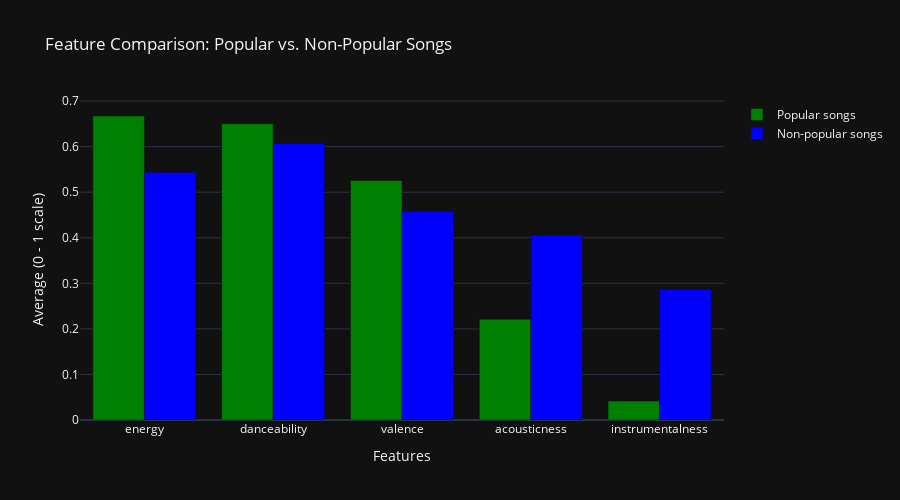
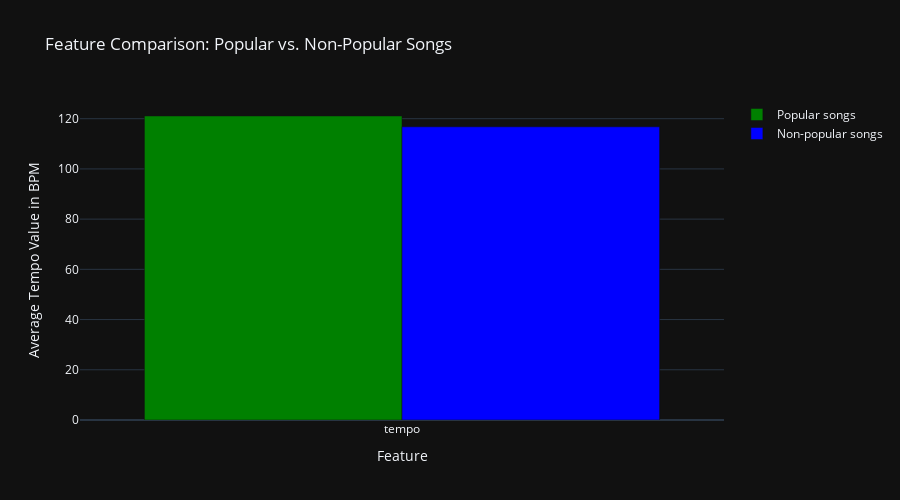
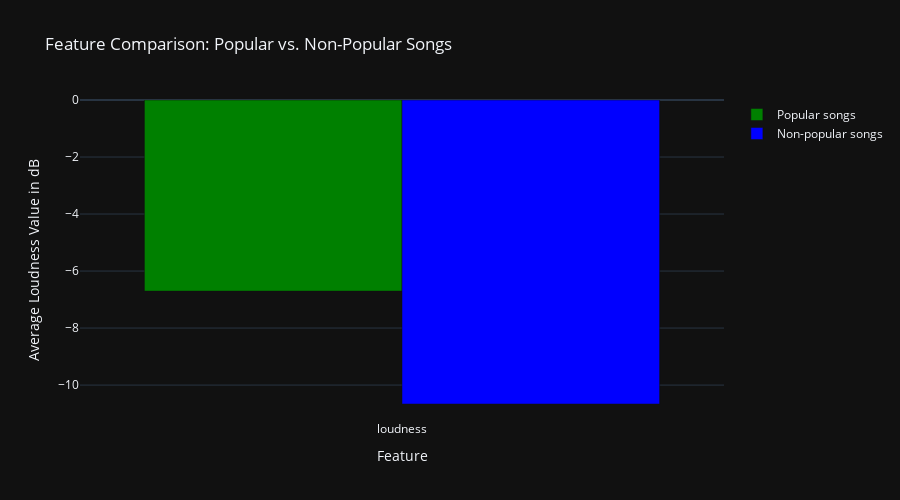

Write notebook code for charts like these, in order.
### Markdown cell above
### Compare The Average Popular and Non-popular Audio Features
This bar chart compares the average values of audio features between popular and non-popular songs. It helps artists understand and be guided by what the average popular song typically sounds like. If a feature has a similar average in both categories, it likely doesn't influence popularity, so the artist can focus on features that show clear differences. The takeaway for this is to consider adjusting your songs to better align with the audio features from the average popular songs.

### Code cell
# Features that are 0. something
normalize_features = ['energy', 'danceability', 'valence', 'acousticness', 'instrumentalness']

# Calculate averages
popularity_average_norm = high_song_popularity[normalize_features].mean()
non_popularity_average_norm = low_song_popularity[normalize_features].mean()

# Tempo
popularity_average_tempo = high_song_popularity['tempo'].mean()
non_popularity_average_tempo = low_song_popularity['tempo'].mean()

# Loudness
popularity_average_loudness = high_song_popularity['loudness'].mean()
non_popularity_average_loudness = low_song_popularity['loudness'].mean()

# Avarage
high_popularity_avg = high_song_popularity['track_popularity'].mean()
low_popularity_avg = low_song_popularity['track_popularity'].mean()

# Max
max_popular_high_popularity = high_song_popularity['track_popularity'].max()
max_popular_low_popularity = low_song_popularity['track_popularity'].max()

# Min
min_popular_high_popularity = high_song_popularity['track_popularity'].min()
min_popular_low_popularity = low_song_popularity['track_popularity'].min()

# Total of number
count_max_popular_high_popularity = (high_song_popularity['track_popularity'] == 100).sum()
count_max_popular_low_popularity = (low_song_popularity['track_popularity'] == 68).sum()

count_min_popular_high_popularity = (high_song_popularity['track_popularity'] == 68).sum()
count_min_popular_low_popularity = (low_song_popularity['track_popularity'] == 11).sum()

# Show
print('popular track for high average popularity:', high_popularity_avg)
print('max popular track for high average popularity:', max_popular_high_popularity)
print('min popular track for high average popularity:', min_popular_high_popularity)
print('features for popularity')
print(popularity_average_norm)

print('popular track for low average popularity:', low_popularity_avg)
print('max popular track for low average popularity:', max_popular_low_popularity)
print('min popular track for low average popularity:', min_popular_low_popularity)
print('features for non popularity')
print(non_popularity_average_norm)

print('the number of high popularity for 68: ', count_min_popular_high_popularity, ' and for low popularity for 68:', count_max_popular_low_popularity)


# Create normalize feature chart
fig_norm = go.Figure(data=[
    go.Bar(name='Popular songs', x=normalize_features, y=popularity_average_norm, marker_color='green'),
    go.Bar(name='Non-popular songs', x=normalize_features, y=non_popularity_average_norm, marker_color='blue')
])

fig_norm.update_layout(
    title='Feature Comparison: Popular vs. Non-Popular Songs',
    xaxis_title='Features',
    yaxis_title='Average (0 - 1 scale)',
    barmode='group',
    template='plotly_dark',
    height=500
)

fig_tempo = go.Figure(data=[
    go.Bar(name='Popular songs', x=['tempo'], y=[popularity_average_tempo], marker_color='green'),
    go.Bar(name='Non-popular songs', x=['tempo'], y=[non_popularity_average_tempo], marker_color='blue')
])

fig_tempo.update_layout(
    title='Feature Comparison: Popular vs. Non-Popular Songs',
    xaxis_title='Feature',
    yaxis_title='Average Tempo Value in BPM',
    barmode='group',
    template='plotly_dark',
    height=500
)

fig_loudness = go.Figure(data=[
    go.Bar(name='Popular songs', x=['loudness'], y=[popularity_average_loudness], marker_color='green'),
    go.Bar(name='Non-popular songs', x=['loudness'], y=[non_popularity_average_loudness], marker_color='blue')
])

fig_loudness.update_layout(
    title='Feature Comparison: Popular vs. Non-Popular Songs',
    xaxis_title='Feature',
    yaxis_title='Average Loudness Value in dB',
    barmode='group',
    template='plotly_dark',
    height=500
)

# Show
fig_norm.show()
fig_tempo.show()
fig_loudness.show()

### Figure 1 — Plotly figure (JSON) as saved in the notebook; plotly's stock layout.template omitted (floating-point values rounded to 4 significant figures)
{"data": [{"marker": {"color": "green"}, "name": "Popular songs", "type": "bar", "x": ["energy", "danceability", "valence", "acousticness", "instrumentalness"], "y": [0.6672, 0.6504, 0.5257, 0.2212, 0.04152]}, {"marker": {"color": "blue"}, "name": "Non-popular songs", "type": "bar", "x": ["energy", "danceability", "valence", "acousticness", "instrumentalness"], "y": [0.5435, 0.6073, 0.4584, 0.4056, 0.2866]}], "layout": {"barmode": "group", "height": 500, "title": {"text": "Feature Comparison: Popular vs. Non-Popular Songs"}, "xaxis": {"title": {"text": "Features"}}, "yaxis": {"title": {"text": "Average (0 - 1 scale)"}}}}

### Figure 2 — Plotly figure (JSON) as saved in the notebook; plotly's stock layout.template omitted (floating-point values rounded to 4 significant figures)
{"data": [{"marker": {"color": "green"}, "name": "Popular songs", "type": "bar", "x": ["tempo"], "y": [121.1]}, {"marker": {"color": "blue"}, "name": "Non-popular songs", "type": "bar", "x": ["tempo"], "y": [116.8]}], "layout": {"barmode": "group", "height": 500, "title": {"text": "Feature Comparison: Popular vs. Non-Popular Songs"}, "xaxis": {"title": {"text": "Feature"}}, "yaxis": {"title": {"text": "Average Tempo Value in BPM"}}}}

### Figure 3 — Plotly figure (JSON) as saved in the notebook; plotly's stock layout.template omitted (floating-point values rounded to 4 significant figures)
{"data": [{"marker": {"color": "green"}, "name": "Popular songs", "type": "bar", "x": ["loudness"], "y": [-6.704]}, {"marker": {"color": "blue"}, "name": "Non-popular songs", "type": "bar", "x": ["loudness"], "y": [-10.66]}], "layout": {"barmode": "group", "height": 500, "title": {"text": "Feature Comparison: Popular vs. Non-Popular Songs"}, "xaxis": {"title": {"text": "Feature"}}, "yaxis": {"title": {"text": "Average Loudness Value in dB"}}}}
